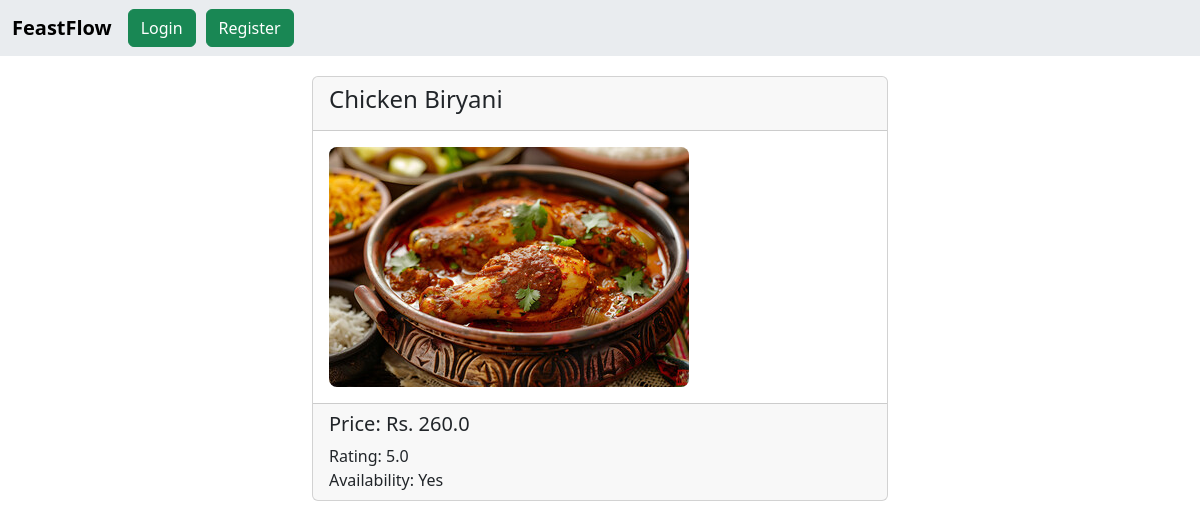
Page /single/3 on the committed database.
### app1/models.py (models this page shows, shortened)
class Fooditem(models.Model):
    itempic = models.ImageField(upload_to="images")
    itemname = models.CharField(max_length=100)
    price = models.FloatField()
    itemtype = models.CharField(max_length=100)
    rating = models.FloatField()
    availability = models.BooleanField()

### app1/views.py (the view)
# urls.py: path("single/<int:rid>", render_single, name="single"),
def render_single(request, rid):
    obj = Fooditem.objects.get(id=rid)
    return render(request, "single.html", {"obj": obj})

### templates/single.html (shortened to what this page needs)
<!doctype html>
<html lang="en">
<head>
    <link href="https://cdn.jsdelivr.net/npm/bootstrap@5.3.3/dist/css/bootstrap.min.css" rel="stylesheet"
>
</head>
<body>
    {% include 'navbar.html' %}
    <div class="container col-lg-6" style="padding-top: 20px;">
        {% if request.user.is_staff %}
        <div class="card">
            <div class="card-header">
                <h3><strong>Update the item details</strong></h3>
            </div>
                <form method="POST" enctype="multipart/form-data"> {% csrf_token %}
                    <div class="card-body">
                    <div class="mb-3">
                        <img src="{{ obj.itempic.url }}" alt="image" style="max-width: 100%; height: auto; border-radius: 8px">
                    </div>
                    <div class="mb-3">
                        <label for="exampleInputEmail1" class="form-label"><strong>Choose a new image</strong></label>
                        <input name="itempic" type="file" class="form-control" id="exampleInputEmail1"
                            aria-describedby="emailHelp">
                    </div>
                    <div class="mb-3">
                        <label for="exampleInputPassword1" class="form-label"><strong>Price of the item</strong></label>
                        <input name="price" type="number" class="form-control" id="exampleInputPassword1" value="{{ obj.price }}">
                    </div>
                    <div class="mb-3">
                        <label for="exampleInputPassword1" class="form-label"><strong>Rating</strong></label>
                        <input name="rating" type="number" class="form-control" id="exampleInputPassword1" value="{{ obj.rating }}">
                    </div>
                    <div class="mb-3">
                        <label for=""><strong>Is the item available or not?</strong></label>
                        <div>
                            <input type="radio"
                                   id="Netflix"
                                   name="availability"
                                   value="True">
                            <label for="Netflix">Yes</label>
                        </div>
                        <div>
                            <input type="radio"
                                   id="Audi"
                                   name="availability"
                                   value="False">
                            <label for="Audi">No</label>
                        </div>
                    </div>
                </div>
                <div class="card-footer">
                    <button type="submit" class="btn btn-primary">Update details</button></div>
                </form>
        </div>
        {% else %}
        <div class="card ">
            <div class="card-header">
              <strong><h4>{{ obj.itemname }}</h4></strong>
            </div>
              <div class="card-body">
                <img src="{{ obj.itempic.url }}" alt="image" style="max-width: 100%; height: auto; border-radius: 8px">
              </div>
              <div class="card-footer">
                <h5>Price: Rs. {{ obj.price }}</h5>
                Rating: {{ obj.rating }}<br>
                Availability: {% if obj.availability %}Yes{% else %}No{% endif %}
                <br>
              </div>
        {% endif %}
    </div>
</body>
</html>

### rows in the picture
Fooditem: itemname "Chicken Biryani", itempic (picture), price "260.0", rating "5.0"
